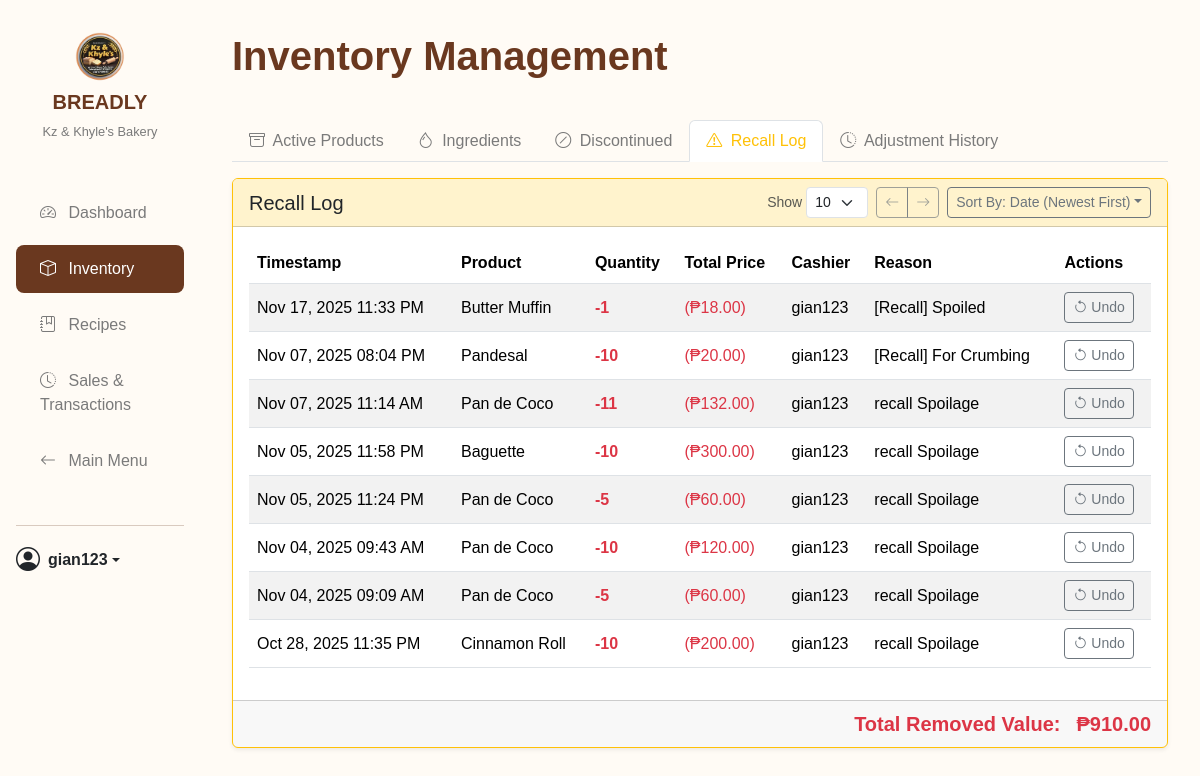
The page /nav/inventory_management.php?active_tab=recall (signed in) on the database as committed earlier.
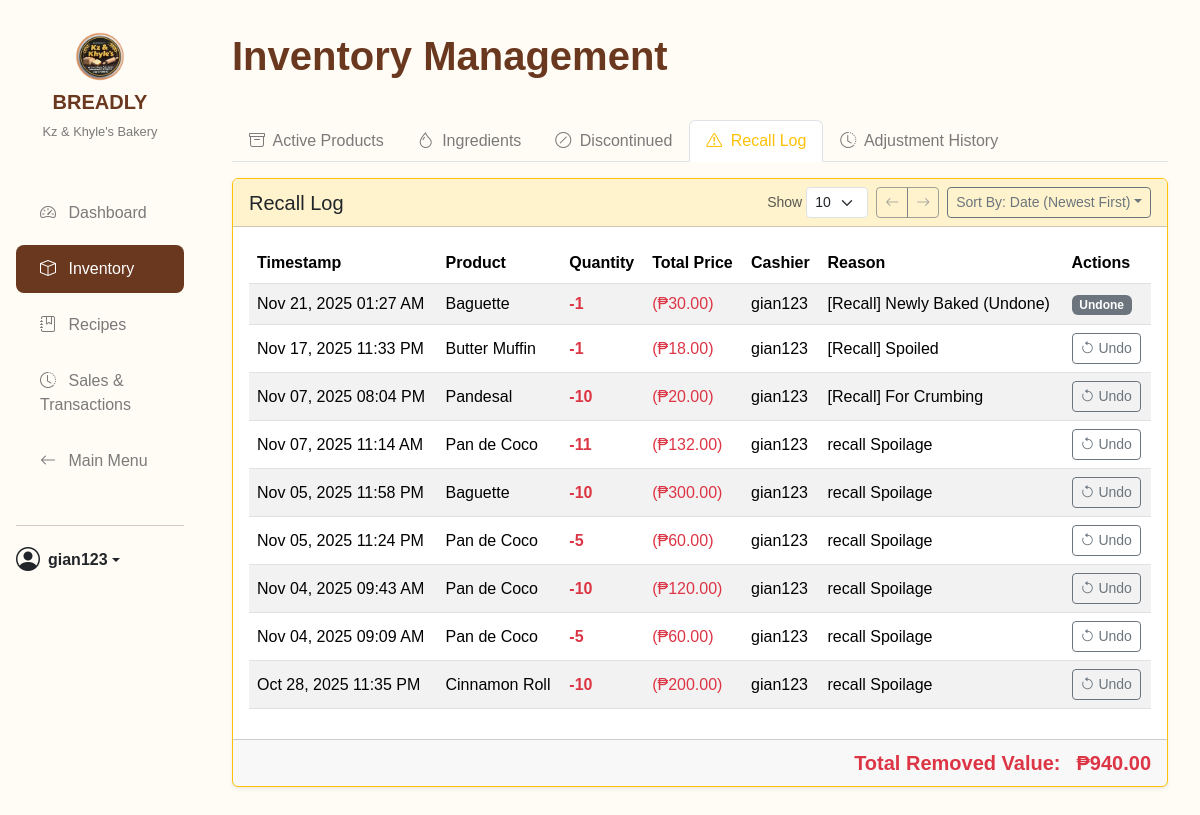
The same page on the database as committed later.
### tables this page shows
CREATE TABLE `stock_adjustments` (
  `adjustment_id` int(11) NOT NULL,
  `item_id` int(11) NOT NULL,
  `item_type` enum('product','ingredient') NOT NULL,
  `user_id` int(11) DEFAULT NULL,
  `adjustment_qty` float NOT NULL COMMENT 'Can be positive (add) or negative (remove)',
  `reason` varchar(255) DEFAULT NULL,
  `timestamp` datetime DEFAULT current_timestamp()
);

CREATE TABLE `users` (
  `user_id` int(11) NOT NULL,
  `username` varchar(100) NOT NULL,
  `password` varchar(255) DEFAULT NULL,
  `role` enum('manager','cashier','assistant_manager') NOT NULL,
  `email` varchar(150) DEFAULT NULL,
  `phone_number` varchar(11) NOT NULL,
  `enable_daily_report` tinyint(1) NOT NULL DEFAULT 0 COMMENT 'For daily SMS reports',
  `created_at` timestamp NOT NULL DEFAULT current_timestamp()
);

### db_connection.php (called while the page is built, shortened)
<?php
class Database {
    private $host = DB_HOST;
    private $db_name = DB_NAME;
    private $username = DB_USER;
    private $password = DB_PASS;
    public $conn;
    private function connect() {
        $this->conn = null;
        try {
            $dsn = "mysql:host=" . $this->host . ";dbname=" . $this->db_name . ";charset=utf8mb4";
            $options = [
                PDO::ATTR_ERRMODE => PDO::ERRMODE_EXCEPTION,
                PDO::ATTR_DEFAULT_FETCH_MODE => PDO::FETCH_ASSOC,
                PDO::ATTR_EMULATE_PREPARES => false,
            ];
            $this->conn = new PDO($dsn, $this->username, $this->password, $options);
        } catch (PDOException $e) {
            error_log("Database Connection Failed: " . $e->getMessage());
            die("A critical database connection error occurred. Please contact support.");
        }
    }
    public function getConnection() {
        return $this->conn;
    }
}

### src/InventoryManager.php (called while the page is built, shortened)
<?php
require_once '../db_connection.php';
class InventoryManager {
    private $conn;
    public function __construct() {
        $db = new Database();
        $this->conn = $db->getConnection();
    }
    public function getRecallHistoryByDate($date_start, $date_end) {
        try {
            $sql = "SELECT
                        sa.adjustment_id,
                        sa.timestamp,
                        u.username,
                        sa.item_type,
                        sa.item_id,
                        COALESCE(p.name, i.name) AS item_name,
                        sa.adjustment_qty,
                        sa.reason,
                        CASE
                            WHEN sa.item_type = 'product' AND sa.adjustment_qty < 0 THEN sa.adjustment_qty * p.price
                            ELSE 0
                        END AS removed_value
                    FROM
                        stock_adjustments sa
                    LEFT JOIN
                        users u ON sa.user_id = u.user_id
                    LEFT JOIN
                        products p ON sa.item_id = p.product_id AND sa.item_type = 'product'
                    LEFT JOIN
                        ingredients i ON sa.item_id = i.ingredient_id AND sa.item_type = 'ingredient'
                    WHERE
                        sa.reason LIKE '%recall%'
                        AND sa.adjustment_qty < 0  -- ::: ADDED THIS LINE ::: Only show removals
                        AND DATE(sa.timestamp) BETWEEN ? AND ?
                    ORDER BY
                        sa.timestamp DESC";
            $stmt = $this->conn->prepare($sql);
            $stmt->execute([$date_start, $date_end]);
            return $stmt->fetchAll(PDO::FETCH_ASSOC);
        } catch (PDOException $e) {
            error_log("Error fetching recall history: " . $e->getMessage());
            return [];
        }
    }
}
?>

### nav/inventory_management.php (the view, shortened to what the rows shown need)
<?php
require_once "../src/InventoryManager.php";
$inventoryManager = new InventoryManager();
$active_tab = "products";
if (isset($_POST["active_tab"])) {
    $active_tab = $_POST["active_tab"];
} elseif (isset($_GET["active_tab"])) {
    $active_tab = $_GET["active_tab"];
} elseif (isset($_SESSION["active_tab"])) {
    $active_tab = $_SESSION["active_tab"];
    unset($_SESSION["active_tab"]);
}
$recall_history = $inventoryManager->getRecallHistoryByDate("1970-01-01", "2099-12-31");
?>
<!DOCTYPE html>
<html lang="en">
<head>
    <link href="https://cdn.jsdelivr.net/npm/bootstrap@5.3.3/dist/css/bootstrap.min.css" rel="stylesheet">
    <link rel="stylesheet" href="https://cdn.jsdelivr.net/npm/bootstrap-icons@1.11.3/font/bootstrap-icons.css">
    <link rel="stylesheet" href="../styles/global.css">
    <link rel="stylesheet" href="../styles/dashboard.css">
    <link rel="stylesheet" href="../styles/recipes.css?v=3">
    <link rel="stylesheet" href="../styles/responsive.css?v=3">
</head>
<body class="dashboard">
<div class="container-fluid">
    <div class="row">
        <main class="col-lg-10 col-md-9 main-content">
            <div class="header d-flex justify-content-between align-items-center">
                <h1>Inventory Management</h1>
            </div>
            <div class="tab-content" id="inventoryTabContent">
                <div class="tab-pane fade <?php echo $active_tab === "recall" ? "show active" : ""; ?>" id="recall-pane" role="tabpanel">
                    <div class="card shadow-sm mt-3 border-warning">
                        <div class="card-body">
                            <div class="table-responsive">
                                <table class="table table-striped table-hover align-middle">
                                    <thead>
                                        <tr>
                                            <th data-sort-by="timestamp" data-sort-type="date">Timestamp</th>
                                            <th data-sort-by="item">Product</th>
                                            <th data-sort-by="qty" data-sort-type="number">Quantity</th>
                                            <th data-sort-by="value" data-sort-type="number">Total Price</th>
                                            <th data-sort-by="user">Cashier</th>
                                            <th>Reason</th>
                                            <th>Actions</th> </tr>
                                    </thead>
                                    <tbody id="recall-table-body">
                                        <?php if (empty($recall_history)): ?>
                                            <tr><td colspan="7" class="text-center text-muted">No recall history found.</td></tr>
                                        <?php else: ?>
                                            <?php foreach ($recall_history as $log):
                                                $isUndone = strpos($log['reason'], '(Undone)') !== false;
                                            ?>
                                            <tr>
                                                <td data-label="Timestamp"><?php echo htmlspecialchars(date("M d, Y h:i A", strtotime($log["timestamp"]))); ?></td>
                                                <td data-label="Product"><?php echo htmlspecialchars($log["item_name"] ?? "Item Deleted"); ?></td>
                                                <td data-label="Quantity">
                                                    <?php if ($log["adjustment_qty"] < 0): ?>
                                                        <strong class="text-danger"><?php echo number_format($log["adjustment_qty"], 0); ?></strong>
                                                    <?php else: ?>
                                                        <strong class="text-success">+<?php echo number_format($log["adjustment_qty"], 0); ?></strong>
                                                    <?php endif; ?>
                                                </td>
                                                <td data-label="Total Price">
                                                    <?php if ($log["removed_value"] < 0): ?>
                                                        <span class="text-danger">(₱<?php echo htmlspecialchars(number_format(abs($log["removed_value"]), 2)); ?>)</span>
                                                    <?php else: ?>
                                                        ₱0.00
                                                    <?php endif; ?>
                                                </td>
                                                <td data-label="Cashier"><?php echo htmlspecialchars($log["username"] ?? "N/A"); ?></td>
                                                <td data-label="Reason"><?php echo htmlspecialchars($log["reason"]); ?></td>
                                                <td>
                                                    <?php if (!$isUndone): ?>
                                                    <form method="POST" action="inventory_management.php" onsubmit="return confirm('Are you sure you want to undo this recall? Stock will be added back.');">
                                                        <button type="submit" class="btn btn-sm btn-outline-secondary" title="Undo Recall">
                                                            <i class="bi bi-arrow-counterclockwise"></i> Undo
                                                        </button>
                                                    </form>
                                                    <?php else: ?>
                                                        <span class="badge bg-secondary">Undone</span>
                                                    <?php endif; ?>
                                                </td>
                                            </tr>
                                            <?php endforeach; ?>
                                        <?php endif; ?>
                                    </tbody>
                                </table>
                            </div>
                        </div>
                    </div>
                </div>
            </div>
        </main>
    </div>
</div>
</body>
</html>

Rows that differ between the two databases and show on the page:
added stock_adjustments: timestamp "Nov 21, 2025 01:27 AM", item_name "Baguette", adjustment_qty "-1", removed_value "30.00", user.username "gian123", reason "[Recall] Newly Baked (Undone)"
Other text that changed with them:
abs($total_recall_value): "910.00" → "940.00"
